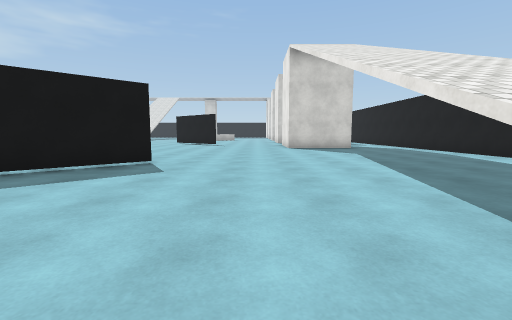
view 1 (above)

24 first-person views from a walk through a 3-D level made in the Unity game engine. The camera is 1.2 m above the floor, tilts 6° down and sees 90° across. The floor is counted in squares, 2 m on a side. Each view is taken from the middle of a square. On the plan, view 1 faces up. The plan holds only what a view shows up to about 9 squares ahead; the rest is blank. The place goes on beyond the plan. The player is left out. Surface patterns are stand-ins for the level's own textures.

view 2
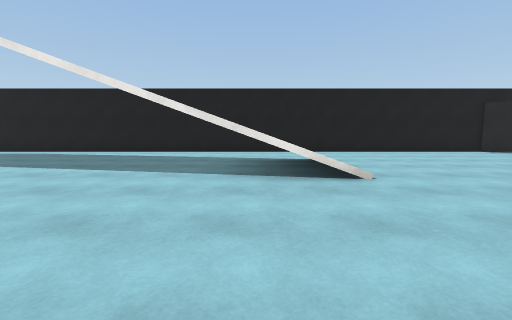

view 3
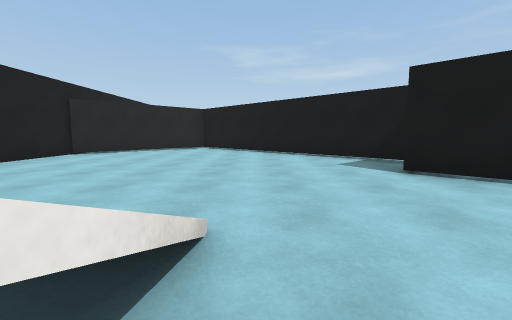

view 4
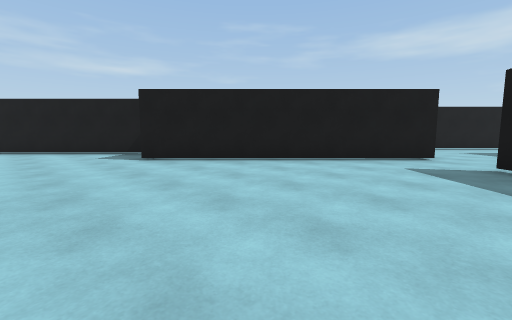

view 5
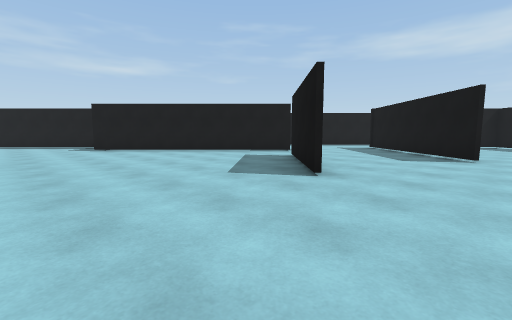

view 6
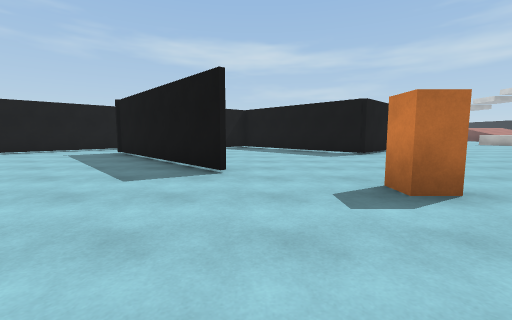

view 7
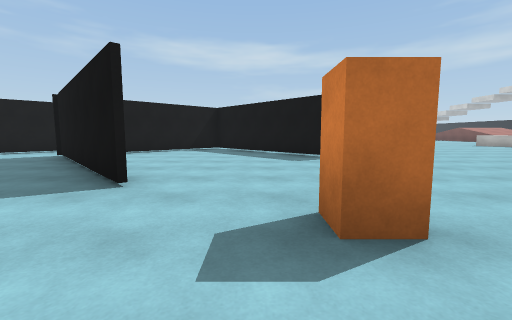

view 8
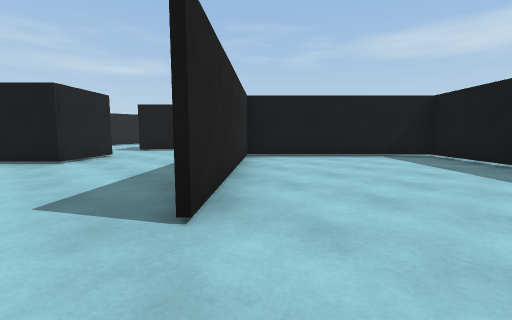

view 9
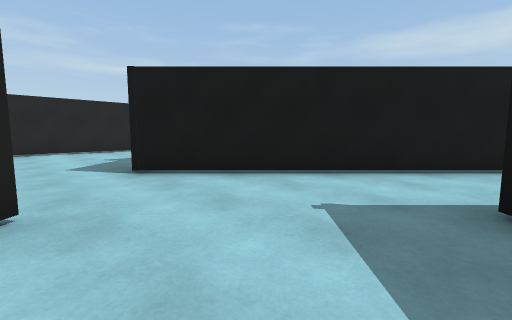

view 10
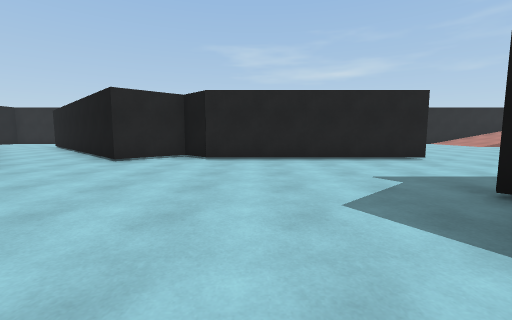

view 11
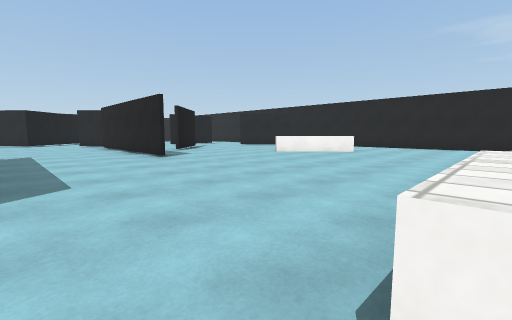

view 12
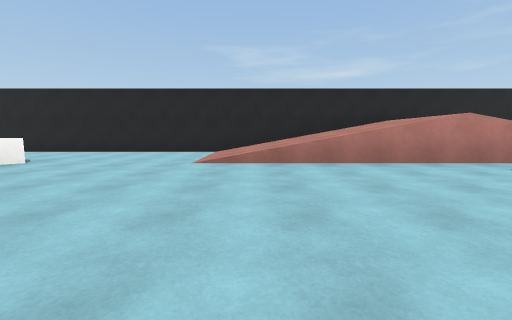

view 13
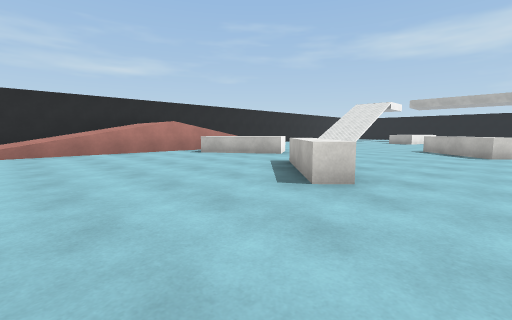

view 14
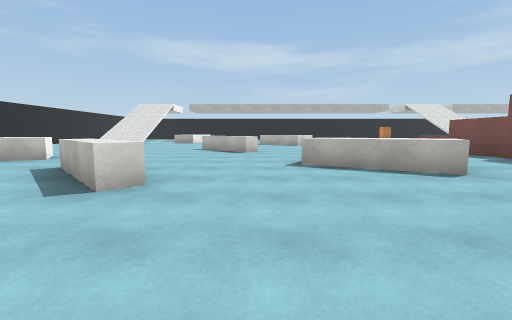

view 15
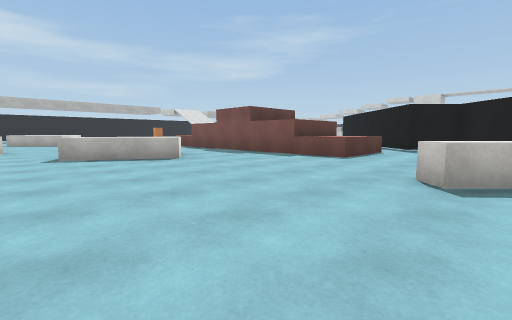

view 16
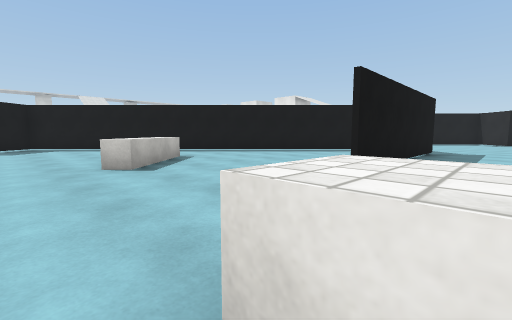

view 17
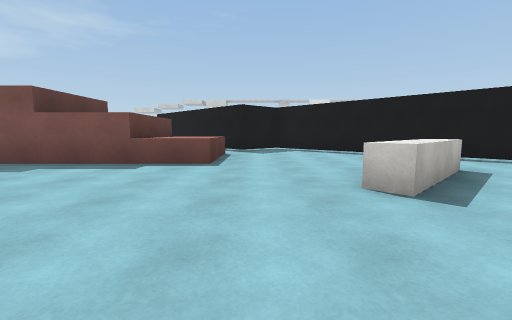

view 18
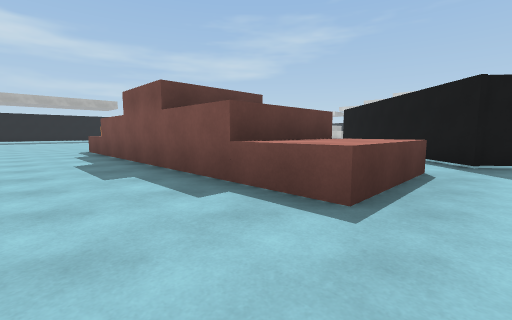

view 19
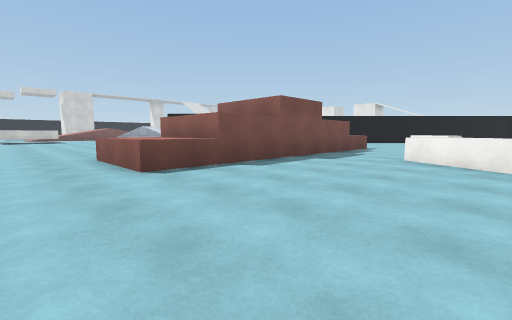

view 20
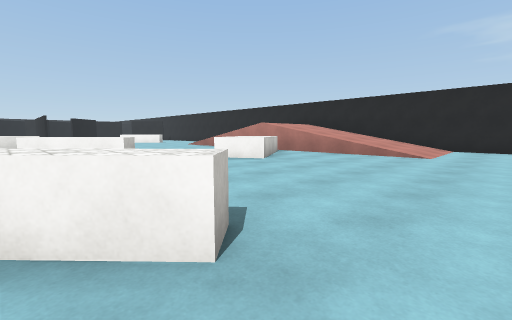

view 21
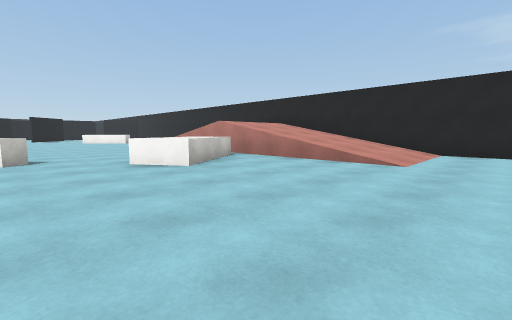

view 22
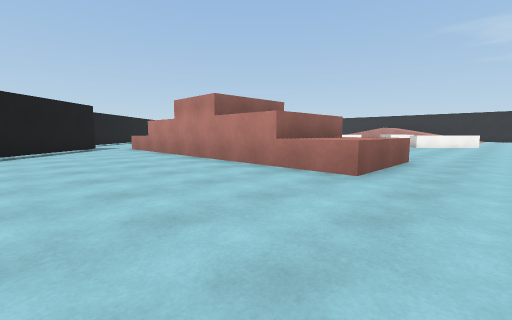

view 23
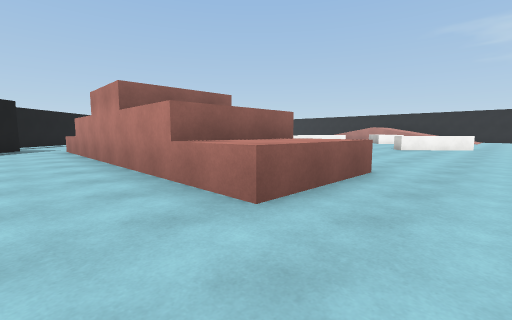

view 24
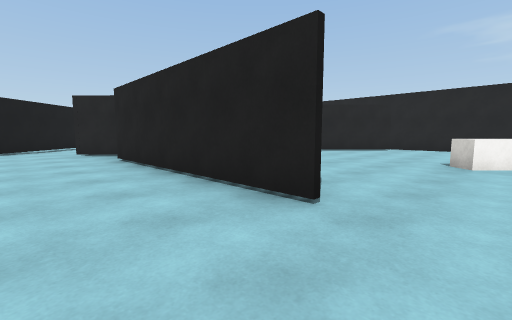

### Floor plan
Key: @ floor where view 1 was taken; # wall or solid block; . floor; / step, stairs or slope; = window, fence, low wall or low ledge; ^ raised ledge; v drop or lower ground; B orange block.
Columns run from 29 left of view 1 to 7 right of it. Each row starts with its distance up from view 1.
  9 ........##        ##....B...........#
  8 .........###     ##.................#
  7 ..........####   #..................#
  6 .............##  #....##............#
  5 ..^######^^...## ##..##...#.........#
  4 ..^######^^... ##.####...##.........#
  3 ..^######^^... .##..#....#..........#
  2 ..............^..##............/ /..#
  1 .............^....##..###......  /..#
  0 ......^^...........##...##...@.///..#
 -1 .....^^.............#....##.........#
 -2 ......^........######.....##........#
 -3 ...^.......................#........#
 -4 ..^#........^..............#........#
 -5 .^......^...^..............##.......#
 -6 .......^...........########.##.....##
 -7 .....................     #####...##
 -8 .....^...............#     #####.##
 -9 .....^^..............       ##
-10 ......^..........^....
-11 ../==vvvvv=//...^.....
-12 ..///////////........#
-13 ..///////////.......##
-14 ..///////////........
-15 #####################

Positions as (right, up) in squares from view 1, and headings:
1: (0, 0), facing up
2: (-2, 1), facing right
3: (1, 1), facing down
4: (1, 3), facing down-left
5: (1, 7), facing down-left
6: (-2, 7), facing left
7: (-3, 8), facing left
8: (-5, 8), facing down-left
9: (-7, 3), facing down-left
10: (-7, 0), facing down
11: (-17, -3), facing down-right
12: (-18, -6), facing down
13: (-18, -3), facing down-left
14: (-18, -3), facing left
15: (-16, -3), facing up-left
16: (-18, -4), facing up-right
17: (-18, -2), facing up
18: (-18, 1), facing up-left
19: (-29, -1), facing up-right
20: (-29, -4), facing down-right
21: (-29, -6), facing down-right
22: (-29, 9), facing down-right
23: (-29, 7), facing down-right
24: (-12, -4), facing down-right
